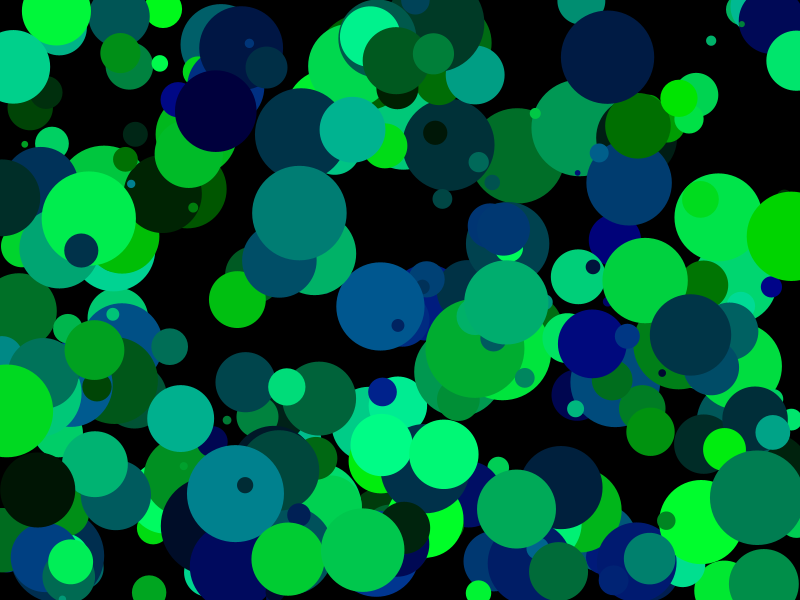
Frame 1 (no input)
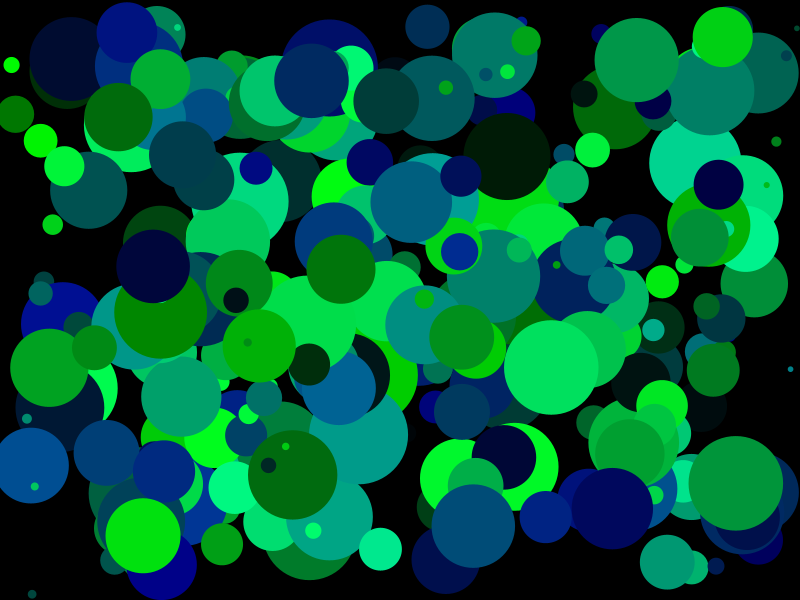
Frame 60 (the mouse pressed at the canvas centre just before this capture)
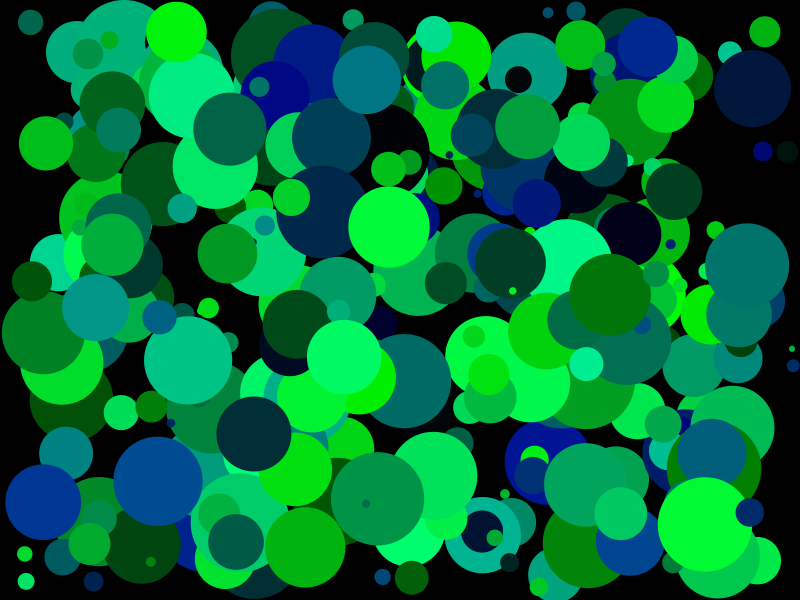
Frame 120 (the mouse held since frame 60 and released just before this capture)

The Processing sketch that drew these frames (run headless with seeded random() and noise(); from frame 60 on, the mouse is pressed at the canvas centre):

// Processing sketch: LotsOfBalls
// ── LotsOfBalls.pde
//declaring arrays
//int[] numbers; 
//color[] c;
//float[] n;

//initializing arrays 
//numbers = new int[10];  //the list called numbers will create a new integer array with 10 spots
//c = new color[5];
//n = {35.6, 41.7, 2.0001};  //these are the values of all these three things

//delaring and initializing arrays
//int[] numbers = new int[200];

//declare variables

int count = 300;

float[] x = new float[count];
float[] y = new float[count];
float[] velX = new float[count];
float[] velY = new float[count];
float[] diam = new float[count];


void setup() {
  
  //set size of canvas
  
  size(800, 600);
  noStroke();
  frameRate(20);
  
  //initialize variables
  
  for(int i = 0; i < count; i++){
    x[i] = random(width);
    y[i] = random(height);
    diam[i] = random(5, 100);
    velX[i] = random(-5, 5);
    velY[i] = random(-5, 5);
  }
  
}

void draw() {
  
  //draw background to cover previous frame
  
  background(0);


for(int i = 0; i < count; i++){
  
  //draw ball
  
  fill(0, random(255), random(150));
  ellipse(x[i], y[i], diam[i], diam[i]);

  //add velocity to position
  
  x[i] += velX[i];
  y[i] += velY[i];  
   
  //bounce ball if it hits walls
  
  if (x[i] + diam[i]/2 >= width) {
    velX[i] = -abs(velX[i]);    //if the ball hits the right wall, assign x velocity the negative version of itself
  } else if (x[i] - diam[i]/2 <= 0) {
    velX[i] = abs(velX[i]);     //if the ball hits the left wall, assign x velocity the positive version of itself
  }
  if (y[i] + diam[i]/2 >= height) {
    velY[i] = -abs(velY[i]);
  } else if (y[i] - diam[i]/2 <= 0) {
    velY[i] = abs(velY[i]);
  }
   
  }
  
}
